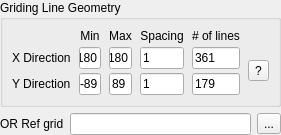
<?xml version="1.0" encoding="UTF-8"?>
<ui version="4.0">
 <class>GeoGridGeometry</class>
 <widget class="QWidget" name="GeoGridGeometry">
  <property name="geometry">
   <rect>
    <x>0</x>
    <y>0</y>
    <width>274</width>
    <height>110</height>
   </rect>
  </property>
  <!--
    CANONICAL saved copy of the "Griding Line Geometry" block — the shared C++ widget
    (deps/src/70_window.cpp:887, class GeoGridGeometry) used by grdsample AND
    elastic_deformation, and now igrf_calculator. Object names match the C++ member names
    exactly (xMin/xMax/xInc/xN/yMin/yMax/yInc/yN/refEdit/refBtn/helpBtn) on purpose.

    Qt Designer renders a promoted custom widget (native="true") as a BLANK placeholder box —
    it never runs the C++ constructor, so it can't preview GeoGridGeometry's actual layout.
    That blank box is what made igrf_calculator.ui look broken. There is no "include this .ui
    inside that .ui" mechanism in the Designer format, so the only way for a consuming dialog
    to render the real layout in Designer is to copy this file's <layout> contents verbatim
    into the consuming .ui (see igrf_calculator.ui's geoGroup for the copy). This file is the
    one source of truth to copy FROM — edit it here first, then re-copy into every dialog that
    embeds this block, rather than re-deriving the layout by hand each time.
  -->
  <layout class="QVBoxLayout" name="outerLayout">
   <property name="leftMargin"><number>0</number></property>
   <property name="topMargin"><number>0</number></property>
   <property name="rightMargin"><number>0</number></property>
   <property name="bottomMargin"><number>0</number></property>
   <item>
    <widget class="QGroupBox" name="geoGroup">
     <property name="title"><string>Griding Line Geometry</string></property>
     <layout class="QGridLayout" name="geoLayout">
      <property name="horizontalSpacing"><number>8</number></property>
      <property name="verticalSpacing"><number>4</number></property>
      <item row="0" column="1"><widget class="QLabel" name="minLab"><property name="alignment"><set>Qt::AlignHCenter</set></property><property name="text"><string>Min</string></property></widget></item>
      <item row="0" column="2"><widget class="QLabel" name="maxLab"><property name="alignment"><set>Qt::AlignHCenter</set></property><property name="text"><string>Max</string></property></widget></item>
      <item row="0" column="3"><widget class="QLabel" name="spacingLab"><property name="alignment"><set>Qt::AlignHCenter</set></property><property name="text"><string>Spacing</string></property></widget></item>
      <item row="0" column="4"><widget class="QLabel" name="nLinesLab"><property name="alignment"><set>Qt::AlignHCenter</set></property><property name="text"><string># of lines</string></property></widget></item>

      <item row="1" column="0"><widget class="QLabel" name="xDirLab"><property name="text"><string>X Direction</string></property></widget></item>
      <item row="1" column="1"><widget class="QLineEdit" name="xMin"><property name="minimumWidth"><number>54</number></property><property name="maximumWidth"><number>74</number></property><property name="text"><string>-180</string></property></widget></item>
      <item row="1" column="2"><widget class="QLineEdit" name="xMax"><property name="minimumWidth"><number>54</number></property><property name="maximumWidth"><number>74</number></property><property name="text"><string>180</string></property></widget></item>
      <item row="1" column="3"><widget class="QLineEdit" name="xInc"><property name="minimumWidth"><number>54</number></property><property name="maximumWidth"><number>74</number></property><property name="text"><string>1</string></property></widget></item>
      <item row="1" column="4"><widget class="QLineEdit" name="xN"><property name="minimumWidth"><number>54</number></property><property name="maximumWidth"><number>74</number></property><property name="text"><string>361</string></property></widget></item>

      <item row="2" column="0"><widget class="QLabel" name="yDirLab"><property name="text"><string>Y Direction</string></property></widget></item>
      <item row="2" column="1"><widget class="QLineEdit" name="yMin"><property name="minimumWidth"><number>54</number></property><property name="maximumWidth"><number>74</number></property><property name="text"><string>-89</string></property></widget></item>
      <item row="2" column="2"><widget class="QLineEdit" name="yMax"><property name="minimumWidth"><number>54</number></property><property name="maximumWidth"><number>74</number></property><property name="text"><string>89</string></property></widget></item>
      <item row="2" column="3"><widget class="QLineEdit" name="yInc"><property name="minimumWidth"><number>54</number></property><property name="maximumWidth"><number>74</number></property><property name="text"><string>1</string></property></widget></item>
      <item row="2" column="4"><widget class="QLineEdit" name="yN"><property name="minimumWidth"><number>54</number></property><property name="maximumWidth"><number>74</number></property><property name="text"><string>179</string></property></widget></item>

      <item row="1" column="5" rowspan="2">
       <widget class="QToolButton" name="helpBtn">
        <property name="text"><string>?</string></property>
        <property name="toolTip"><string>Edit any two of Min/Max/Spacing/# and the rest are derived.</string></property>
       </widget>
      </item>
     </layout>
    </widget>
   </item>
   <item>
    <layout class="QHBoxLayout" name="refRow">
     <item><widget class="QLabel" name="refLab"><property name="text"><string>OR Ref grid</string></property></widget></item>
     <item>
      <widget class="QLineEdit" name="refEdit">
       <property name="toolTip"><string>Pick a grid/image; its region, spacing and size fill the boxes above.</string></property>
      </widget>
     </item>
     <item><widget class="QToolButton" name="refBtn"><property name="text"><string>...</string></property></widget></item>
    </layout>
   </item>
  </layout>
 </widget>
 <resources/>
 <connections/>
</ui>
